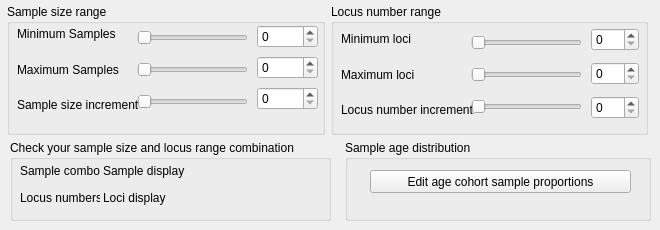
        <widget class="QWidget" name="tab_5">
         <attribute name="title">
          <string>Sample Size &amp;&amp; Locus Range</string>
         </attribute>
         <widget class="QGroupBox" name="groupBox_8">
          <property name="geometry">
           <rect>
            <x>10</x>
            <y>140</y>
            <width>321</width>
            <height>81</height>
           </rect>
          </property>
          <property name="title">
           <string>Check your sample size and locus range combination</string>
          </property>
          <widget class="QWidget" name="layoutWidget_13">
           <property name="geometry">
            <rect>
             <x>10</x>
             <y>19</y>
             <width>301</width>
             <height>51</height>
            </rect>
           </property>
           <layout class="QVBoxLayout" name="verticalLayout_11">
            <property name="spacing">
             <number>3</number>
            </property>
            <item>
             <layout class="QHBoxLayout" name="horizontalLayout_9">
              <item>
               <widget class="QLabel" name="label_21">
                <property name="minimumSize">
                 <size>
                  <width>80</width>
                  <height>0</height>
                 </size>
                </property>
                <property name="maximumSize">
                 <size>
                  <width>80</width>
                  <height>16777215</height>
                 </size>
                </property>
                <property name="text">
                 <string>Sample combos:</string>
                </property>
               </widget>
              </item>
              <item>
               <widget class="QLabel" name="label_23">
                <property name="text">
                 <string>Sample display</string>
                </property>
               </widget>
              </item>
             </layout>
            </item>
            <item>
             <layout class="QHBoxLayout" name="horizontalLayout_33">
              <item>
               <widget class="QLabel" name="label_22">
                <property name="minimumSize">
                 <size>
                  <width>80</width>
                  <height>0</height>
                 </size>
                </property>
                <property name="maximumSize">
                 <size>
                  <width>80</width>
                  <height>16777215</height>
                 </size>
                </property>
                <property name="text">
                 <string>Locus numbers:</string>
                </property>
               </widget>
              </item>
              <item>
               <widget class="QLabel" name="label_24">
                <property name="text">
                 <string>Loci display</string>
                </property>
               </widget>
              </item>
             </layout>
            </item>
           </layout>
          </widget>
         </widget>
         <widget class="QWidget" name="layoutWidget_14">
          <property name="geometry">
           <rect>
            <x>7</x>
            <y>4</y>
            <width>641</width>
            <height>131</height>
           </rect>
          </property>
          <layout class="QHBoxLayout" name="horizontalLayout_35">
           <item>
            <widget class="QGroupBox" name="groupBox_29">
             <property name="title">
              <string>Sample size range</string>
             </property>
             <widget class="QWidget" name="layoutWidget_43">
              <property name="geometry">
               <rect>
                <x>10</x>
                <y>15</y>
                <width>130</width>
                <height>101</height>
               </rect>
              </property>
              <layout class="QVBoxLayout" name="verticalLayout_43">
               <item>
                <widget class="QLabel" name="label_61">
                 <property name="text">
                  <string>Minimum Samples</string>
                 </property>
                </widget>
               </item>
               <item>
                <widget class="QLabel" name="label_62">
                 <property name="text">
                  <string>Maximum Samples</string>
                 </property>
                </widget>
               </item>
               <item>
                <widget class="QLabel" name="label_63">
                 <property name="text">
                  <string>Sample size increment</string>
                 </property>
                </widget>
               </item>
              </layout>
             </widget>
             <widget class="QWidget" name="layoutWidget_44">
              <property name="geometry">
               <rect>
                <x>130</x>
                <y>15</y>
                <width>111</width>
                <height>101</height>
               </rect>
              </property>
              <layout class="QVBoxLayout" name="verticalLayout_44">
               <item>
                <widget class="QSlider" name="horizontalSlider_48">
                 <property name="orientation">
                  <enum>Qt::Horizontal</enum>
                 </property>
                </widget>
               </item>
               <item>
                <widget class="QSlider" name="horizontalSlider_49">
                 <property name="orientation">
                  <enum>Qt::Horizontal</enum>
                 </property>
                </widget>
               </item>
               <item>
                <widget class="QSlider" name="horizontalSlider_50">
                 <property name="orientation">
                  <enum>Qt::Horizontal</enum>
                 </property>
                </widget>
               </item>
              </layout>
             </widget>
             <widget class="QWidget" name="layoutWidget_45">
              <property name="geometry">
               <rect>
                <x>250</x>
                <y>19</y>
                <width>61</width>
                <height>91</height>
               </rect>
              </property>
              <layout class="QVBoxLayout" name="verticalLayout_45">
               <item>
                <widget class="QSpinBox" name="spinBox_40"/>
               </item>
               <item>
                <widget class="QSpinBox" name="spinBox_41"/>
               </item>
               <item>
                <widget class="QSpinBox" name="spinBox_42"/>
               </item>
              </layout>
             </widget>
            </widget>
           </item>
           <item>
            <widget class="QGroupBox" name="groupBox_30">
             <property name="title">
              <string>Locus number range</string>
             </property>
             <widget class="QWidget" name="layoutWidget_46">
              <property name="geometry">
               <rect>
                <x>10</x>
                <y>20</y>
                <width>145</width>
                <height>101</height>
               </rect>
              </property>
              <layout class="QVBoxLayout" name="verticalLayout_46">
               <item>
                <widget class="QLabel" name="label_64">
                 <property name="text">
                  <string>Minimum loci</string>
                 </property>
                </widget>
               </item>
               <item>
                <widget class="QLabel" name="label_65">
                 <property name="text">
                  <string>Maximum loci</string>
                 </property>
                </widget>
               </item>
               <item>
                <widget class="QLabel" name="label_66">
                 <property name="text">
                  <string>Locus number increment</string>
                 </property>
                </widget>
               </item>
              </layout>
             </widget>
             <widget class="QWidget" name="layoutWidget_47">
              <property name="geometry">
               <rect>
                <x>140</x>
                <y>20</y>
                <width>111</width>
                <height>101</height>
               </rect>
              </property>
              <layout class="QVBoxLayout" name="verticalLayout_47">
               <item>
                <widget class="QSlider" name="horizontalSlider_51">
                 <property name="orientation">
                  <enum>Qt::Horizontal</enum>
                 </property>
                </widget>
               </item>
               <item>
                <widget class="QSlider" name="horizontalSlider_52">
                 <property name="orientation">
                  <enum>Qt::Horizontal</enum>
                 </property>
                </widget>
               </item>
               <item>
                <widget class="QSlider" name="horizontalSlider_53">
                 <property name="orientation">
                  <enum>Qt::Horizontal</enum>
                 </property>
                </widget>
               </item>
              </layout>
             </widget>
             <widget class="QWidget" name="layoutWidget_48">
              <property name="geometry">
               <rect>
                <x>260</x>
                <y>19</y>
                <width>48</width>
                <height>101</height>
               </rect>
              </property>
              <layout class="QVBoxLayout" name="verticalLayout_48">
               <item>
                <widget class="QSpinBox" name="spinBox_43"/>
               </item>
               <item>
                <widget class="QSpinBox" name="spinBox_44"/>
               </item>
               <item>
                <widget class="QSpinBox" name="spinBox_45"/>
               </item>
              </layout>
             </widget>
            </widget>
           </item>
          </layout>
         </widget>
         <widget class="QGroupBox" name="groupBox_7">
          <property name="geometry">
           <rect>
            <x>345</x>
            <y>140</y>
            <width>306</width>
            <height>81</height>
           </rect>
          </property>
          <property name="title">
           <string>Sample age distribution</string>
          </property>
          <widget class="QPushButton" name="pushButton_15">
           <property name="geometry">
            <rect>
             <x>25</x>
             <y>30</y>
             <width>261</width>
             <height>23</height>
            </rect>
           </property>
           <property name="text">
            <string>Edit age cohort sample proportions</string>
           </property>
          </widget>
         </widget>
        </widget>
